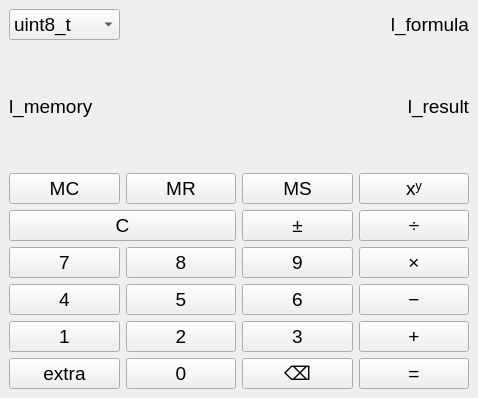
<?xml version="1.0" encoding="UTF-8"?>
<ui version="4.0">
 <class>MainWindow</class>
 <widget class="QMainWindow" name="MainWindow">
  <property name="geometry">
   <rect>
    <x>0</x>
    <y>0</y>
    <width>478</width>
    <height>398</height>
   </rect>
  </property>
  <property name="sizePolicy">
   <sizepolicy hsizetype="Preferred" vsizetype="Preferred">
    <horstretch>0</horstretch>
    <verstretch>0</verstretch>
   </sizepolicy>
  </property>
  <property name="font">
   <font>
    <pointsize>14</pointsize>
   </font>
  </property>
  <property name="windowTitle">
   <string>Калькулятор</string>
  </property>
  <widget class="QWidget" name="centralwidget">
   <property name="sizePolicy">
    <sizepolicy hsizetype="Expanding" vsizetype="Expanding">
     <horstretch>0</horstretch>
     <verstretch>0</verstretch>
    </sizepolicy>
   </property>
   <property name="autoFillBackground">
    <bool>false</bool>
   </property>
   <layout class="QGridLayout" name="gridLayout">
    <item row="0" column="3">
     <widget class="QLabel" name="l_formula">
      <property name="text">
       <string>l_formula</string>
      </property>
      <property name="alignment">
       <set>Qt::AlignRight|Qt::AlignTrailing|Qt::AlignVCenter</set>
      </property>
     </widget>
    </item>
    <item row="1" column="0">
     <widget class="QLabel" name="l_memory">
      <property name="text">
       <string>l_memory</string>
      </property>
     </widget>
    </item>
    <item row="1" column="3">
     <widget class="QLabel" name="l_result">
      <property name="text">
       <string>l_result</string>
      </property>
      <property name="alignment">
       <set>Qt::AlignRight|Qt::AlignTrailing|Qt::AlignVCenter</set>
      </property>
     </widget>
    </item>
    <item row="2" column="0">
     <widget class="QPushButton" name="btn_mem_clear">
      <property name="text">
       <string>MC</string>
      </property>
     </widget>
    </item>
    <item row="2" column="1">
     <widget class="QPushButton" name="btn_mem_read">
      <property name="text">
       <string>MR</string>
      </property>
     </widget>
    </item>
    <item row="2" column="2">
     <widget class="QPushButton" name="btn_mem_save">
      <property name="text">
       <string>MS</string>
      </property>
     </widget>
    </item>
    <item row="2" column="3">
     <widget class="QPushButton" name="btn_pow">
      <property name="text">
       <string>xʸ</string>
      </property>
     </widget>
    </item>
    <item row="3" column="2">
     <widget class="QPushButton" name="btn_invert">
      <property name="text">
       <string>±</string>
      </property>
     </widget>
    </item>
    <item row="3" column="3">
     <widget class="QPushButton" name="btn_divide">
      <property name="text">
       <string>÷</string>
      </property>
     </widget>
    </item>
    <item row="4" column="0">
     <widget class="QPushButton" name="btn_7">
      <property name="text">
       <string>7</string>
      </property>
     </widget>
    </item>
    <item row="4" column="1">
     <widget class="QPushButton" name="btn_8">
      <property name="text">
       <string>8</string>
      </property>
     </widget>
    </item>
    <item row="4" column="2">
     <widget class="QPushButton" name="btn_9">
      <property name="text">
       <string>9</string>
      </property>
     </widget>
    </item>
    <item row="4" column="3">
     <widget class="QPushButton" name="btn_multiply">
      <property name="text">
       <string>×</string>
      </property>
     </widget>
    </item>
    <item row="5" column="0">
     <widget class="QPushButton" name="btn_4">
      <property name="text">
       <string>4</string>
      </property>
     </widget>
    </item>
    <item row="5" column="1">
     <widget class="QPushButton" name="btn_5">
      <property name="text">
       <string>5</string>
      </property>
     </widget>
    </item>
    <item row="5" column="2">
     <widget class="QPushButton" name="btn_6">
      <property name="text">
       <string>6</string>
      </property>
     </widget>
    </item>
    <item row="5" column="3">
     <widget class="QPushButton" name="btn_minus">
      <property name="text">
       <string>−</string>
      </property>
     </widget>
    </item>
    <item row="6" column="0">
     <widget class="QPushButton" name="btn_1">
      <property name="text">
       <string>1</string>
      </property>
     </widget>
    </item>
    <item row="6" column="1">
     <widget class="QPushButton" name="bnt_2">
      <property name="text">
       <string>2</string>
      </property>
     </widget>
    </item>
    <item row="6" column="2">
     <widget class="QPushButton" name="btn_3">
      <property name="text">
       <string>3</string>
      </property>
     </widget>
    </item>
    <item row="6" column="3">
     <widget class="QPushButton" name="btn_plus">
      <property name="text">
       <string>+</string>
      </property>
     </widget>
    </item>
    <item row="7" column="0">
     <widget class="QPushButton" name="btn_extra">
      <property name="text">
       <string>extra</string>
      </property>
     </widget>
    </item>
    <item row="7" column="1">
     <widget class="QPushButton" name="btn_0">
      <property name="text">
       <string>0</string>
      </property>
     </widget>
    </item>
    <item row="7" column="2">
     <widget class="QPushButton" name="btn_delite">
      <property name="text">
       <string>⌫</string>
      </property>
     </widget>
    </item>
    <item row="7" column="3">
     <widget class="QPushButton" name="btn_result">
      <property name="text">
       <string>=</string>
      </property>
     </widget>
    </item>
    <item row="3" column="0" colspan="2">
     <widget class="QPushButton" name="btn_clear">
      <property name="text">
       <string>C</string>
      </property>
     </widget>
    </item>
    <item row="0" column="0">
     <widget class="QComboBox" name="cmb_controller">
      <item>
       <property name="text">
        <string>uint8_t</string>
       </property>
      </item>
      <item>
       <property name="text">
        <string>int</string>
       </property>
      </item>
      <item>
       <property name="text">
        <string>int64_t</string>
       </property>
      </item>
      <item>
       <property name="text">
        <string>size_t</string>
       </property>
      </item>
      <item>
       <property name="text">
        <string>double</string>
       </property>
      </item>
      <item>
       <property name="text">
        <string>float</string>
       </property>
      </item>
      <item>
       <property name="text">
        <string>Rational</string>
       </property>
      </item>
     </widget>
    </item>
   </layout>
  </widget>
 </widget>
 <resources/>
 <connections/>
</ui>
